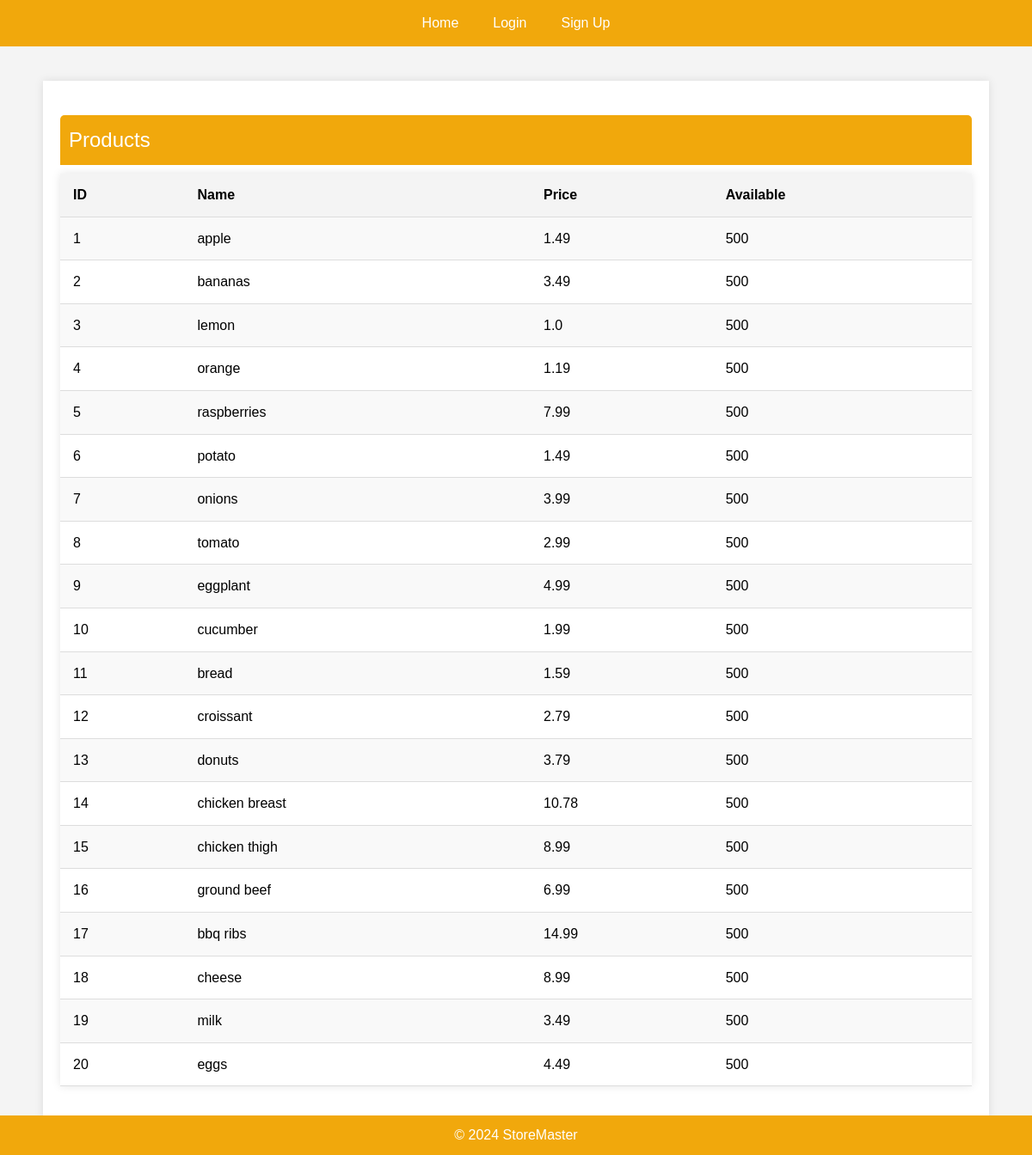
Screenshot of /products/ with the database file from the repository.
### StoreMaster/models.py (models this page shows, shortened)
class Product(db.Model):
    pid = mapped_column(Integer, primary_key=True)
    name = mapped_column(String(200), nullable=False, unique=True)
    price = mapped_column(Float, nullable=False)
    available = mapped_column(Integer, nullable=False, default=500)
    records = relationship("ProductOrder", back_populates="product",
                           cascade="all, delete")

### StoreMaster/web_interface/products.py (the view)
@products_bp.route('/', methods=["GET"])
def product_list():
    statement = db.select(Product).order_by(Product.pid)  # create a query
    records = db.session.execute(statement)  # run the query
    results = list(records.scalars())
    return render_template("product.html", products=results)

### StoreMaster/templates/product.html (shortened to what this page needs)
{% extends "base.html" %}  {% block content %}
<div class="block-content">
<table>
  <caption>
    Products
  </caption>
  <tr>
    <th>ID</th>
    <th>Name</th>
    <th>Price</th>
    <th>Available</th>
  </tr>
  {% for product in products %}
  <tr>
    <td>{{ product.pid }}</td>
    <td>{{ product.name }}</td>
    <td>{{ product.price }}</td>
    <td>{{ product.available }}</td>
  </tr>
  {% endfor %}
</table>
</div>
{% endblock %}

### StoreMaster/static/style.css (style rules this page uses)
body, h1, a { margin: 0; padding: 0; }
body { font-family: Arial, sans-serif; line-height: 1.6; background-color: #f4f4f4; margin: 0; padding: 0; }
.block-content { padding: 20px; background: white; margin: 20px 0; box-shadow: 0 0 10px rgba(0, 0, 0, 0.1); }
table { width: 100%; border-collapse: collapse; margin: 20px 0; background: white; box-shadow: 0 0 10px rgba(0, 0, 0, 0.1); }
table caption { font-size: 1.5em; margin-bottom: 10px; text-align: left; padding: 10px; background-color: #f1a80c; color: white; border-top-left-radius: 5px; border-top-right-radius: 5px; }
table th, table td { padding: 12px 15px; text-align: left; border-bottom: 1px solid #ddd; }
table th { background-color: #f4f4f4; font-weight: bold; }
table tr:nth-child(even) { background-color: #f9f9f9; }

### rows the page displays
Product: pid "1", name "apple", price "1.49", available "500"
Product: pid "2", name "bananas", price "3.49", available "500"
Product: pid "3", name "lemon", price "1.0", available "500"
Product: pid "4", name "orange", price "1.19", available "500"
Product: pid "5", name "raspberries", price "7.99", available "500"
Product: pid "6", name "potato", price "1.49", available "500"
Product: pid "7", name "onions", price "3.99", available "500"
Product: pid "8", name "tomato", price "2.99", available "500"
Product: pid "9", name "eggplant", price "4.99", available "500"
Product: pid "10", name "cucumber", price "1.99", available "500"
Product: pid "11", name "bread", price "1.59", available "500"
Product: pid "12", name "croissant", price "2.79", available "500"
Product: pid "13", name "donuts", price "3.79", available "500"
Product: pid "14", name "chicken breast", price "10.78", available "500"
Product: pid "15", name "chicken thigh", price "8.99", available "500"
Product: pid "16", name "ground beef", price "6.99", available "500"
Product: pid "17", name "bbq ribs", price "14.99", available "500"
Product: pid "18", name "cheese", price "8.99", available "500"
Product: pid "19", name "milk", price "3.49", available "500"
Product: pid "20", name "eggs", price "4.49", available "500"
